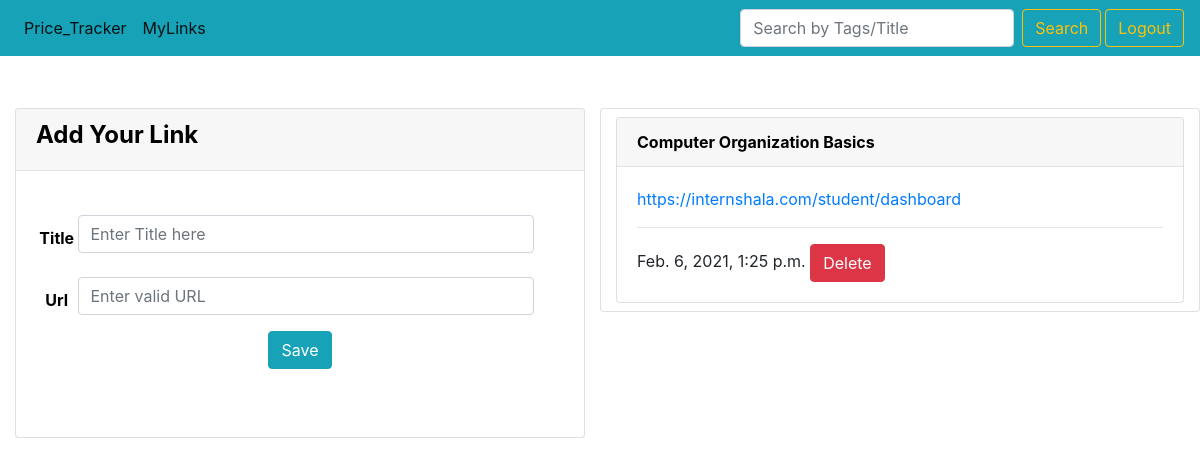
Page / (signed in) on the earlier database version.
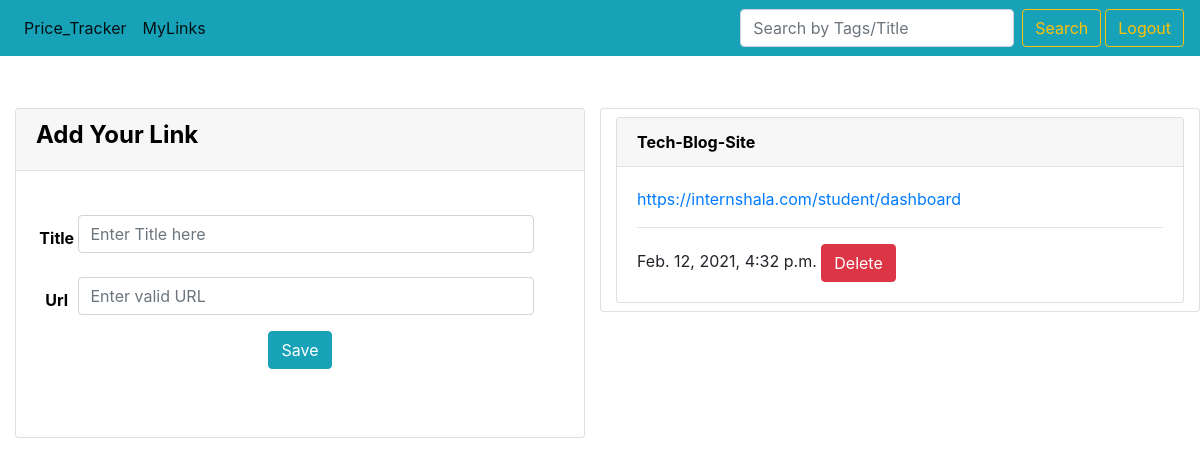
Same page on the later database version.
### myapp/models.py (models this page shows, shortened)
class Links(models.Model):
    user = models.ForeignKey(User,on_delete=models.CASCADE,related_name="Link")
    title = models.CharField(max_length=300)
    url = models.URLField(max_length=500)
    created_date = models.DateTimeField(auto_now_add=True)

### myapp/views.py (the view)
# urls.py: path('',mylink,name="MyLink"),
@login_required(login_url="Login")
def mylink(request):
    user = request.user
    form = LinkForm()
    return render(request,"myapp/mylink.html",{'form':form})

### myapp/forms.py
class LinkForm(forms.ModelForm):
    def __init__(self, *args, **kwargs):
        super().__init__(*args, **kwargs)
        for field in self.Meta.required:
            self.fields[field].required = True
    class Meta:
        model = Links
        fields = ["title","url"]
        widgets = {
            'title':forms.TextInput(attrs={'class':"form-control my-2 w-100 col-sm-11 col-md-11 col-12",'placeholder': 'Enter Title here'}),
            'url':forms.URLInput(attrs={'class':"form-control my-2 w-100 col-sm-11 col-md-11 col-12",'placeholder': 'Enter valid URL'}),
        }
        required = ("title","url")

### templates/myapp/mylink.html (shortened to what this page needs)
{% extends 'base.html' %}
{% block content %}
<div class="row mt-5">
    <div class="col-lg-6 my-1">
        <div class="card m-0">
            <div class="card-header border-bottom border-default">
                <div class="row">
                    <div class="col-xl-12 col-md-12 col-sm-12 col-12">
                        <h4 style="color:black;"><b>Add Your Link</b></h4>
                    </div>
                </div>
            </div>
            <div class="card-body ">
                <div class="row">
                    <div class="col-lg-12 col-md-12 cms-search">
                        <form class="form-inline mt-2 mb-5" method="POST" id="myform">
                            {% for field in form %}
                            <div class="col-lg-12 col-md-12 col-12 mt-2 row">
                                <label class="control-label col-sm-1 col-md-1 col-12 mt-2"
                                    style="color:black;"><b>{{field.label}}</b></label>
                                {{field}}
                            </div>
                            {% endfor %}
                            <div class="col-lg-12 col-md-12 mt-2 col-12 d-flex justify-content-center">
                                <input type="submit" class="btn btn-info" value="Save" />
                            </div>
                        </form>
                    </div>
                </div>
            </div>
        </div>
    </div>
    <div class="col-lg-6 card my-1 h-100" style="overflow-y: auto; max-height:30rem;" id="My_Links">
        {% for link in request.user.Link.all reversed %}
        <div class="card my-2">
            <div class="card-header border-bottom border-default">
                <div class="row">
                    <div class="col-xl-12 col-md-12 col-sm-12 col-12">
                        <b style="color:black;">{{link.title}}</b>
                    </div>
                </div>
            </div>
            <div class="card-body ">
                <a href="{{link.url}}">{{link.url}}</a>
                <hr>
                {{link.created_date}}
                <a class="btn btn-danger" href="{% url 'Delete_Link' link.id %}">Delete</a>
            </div>
        </div>
        {% endfor %}
    </div>
</div>
{% endblock content %}

Differences in the rows shown:
removed Links: title "Computer Organization Basics", url "https://internshala.com/student/dashboard", created_date "Feb. 6, 2021, 1:25 p.m."
added Links: title "Tech-Blog-Site", url "https://internshala.com/student/dashboard", created_date "Feb. 12, 2021, 4:32 p.m."
